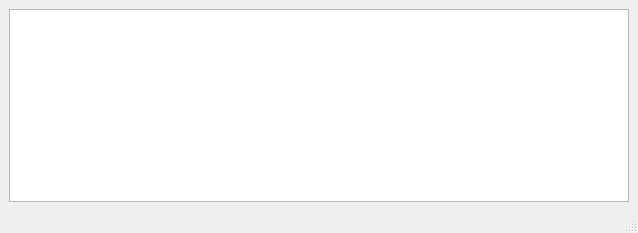
<?xml version="1.0" encoding="UTF-8"?>
<ui version="4.0">
 <class>MainWindow</class>
 <widget class="QMainWindow" name="MainWindow">
  <property name="geometry">
   <rect>
    <x>0</x>
    <y>0</y>
    <width>638</width>
    <height>233</height>
   </rect>
  </property>
  <property name="windowTitle">
   <string>MainWindow</string>
  </property>
  <widget class="QWidget" name="centralwidget">
   <layout class="QVBoxLayout" name="verticalLayout_2">
    <item>
     <layout class="QVBoxLayout" name="verticalLayout">
      <item>
       <layout class="QHBoxLayout" name="horizontalLayout">
        <item>
         <widget class="QTextEdit" name="txtTtemp"/>
        </item>
       </layout>
      </item>
     </layout>
    </item>
   </layout>
  </widget>
  <widget class="QMenuBar" name="menubar">
   <property name="geometry">
    <rect>
     <x>0</x>
     <y>0</y>
     <width>638</width>
     <height>21</height>
    </rect>
   </property>
  </widget>
  <widget class="QStatusBar" name="statusbar"/>
 </widget>
 <resources/>
 <connections/>
</ui>
